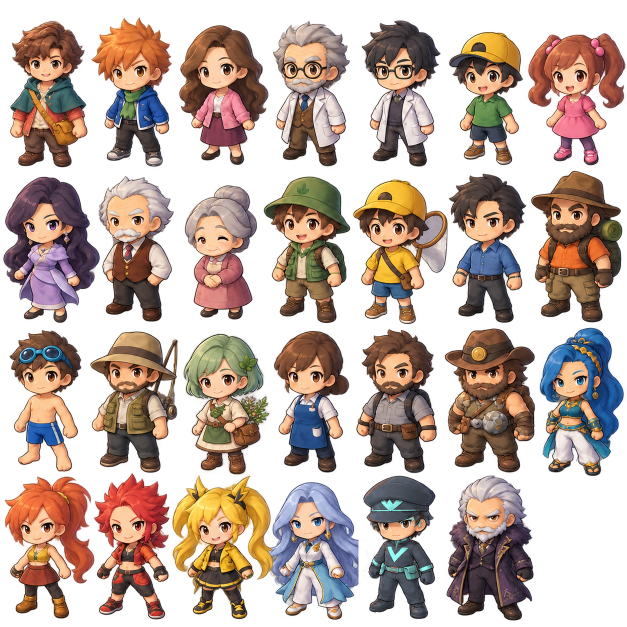
#> input picture assets/generated/characters-original.png, 1254 x 1254 px, given in place of icon.png, which was not available (shown at 1/2 size)
$ python windows-assets.py out.png
#> lines starting #> are read from the running program, lines starting #| are printed output that depends on the picture; pictures that were not available may be replaced by others from this repository, and a replacement may not be noted
"""Create required MSIX icon sizes from the game's existing icon."""
import sys
from pathlib import Path
from PIL import Image
root=Path(__file__).resolve().parent.parent
dest=Path(sys.argv[1]);dest.mkdir(parents=True,exist_ok=True)
src=Image.open(root/'godot/icon.png').convert('RGBA')
#> src is the input picture: PIL image 1254x1254 RGBA; mean R, G, B, A 86.3, 64.8, 53.9, 136.6
for name,size in [('Square44x44Logo',44),('Square150x150Logo',150),('StoreLogo',50)]:
    src.resize((size,size),Image.Resampling.LANCZOS).save(dest/(name+'.png'))
#> this loop made 3 passes
#> pass 1, `src.resize((size,size),Image.Resampling.LANCZOS).save(dest/(name+'.png..`:
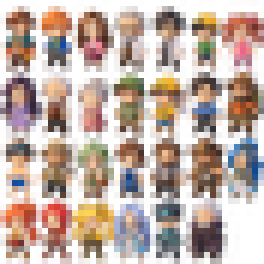
#> saved as Square44x44Logo.png: PIL image 44x44 RGBA (shown 6 times larger); mean R, G, B, A 114.2, 86.7, 72.9, 136.6; transparent parts drawn white
#> pass 2, `src.resize((size,size),Image.Resampling.LANCZOS).save(dest/(name+'.png..`:
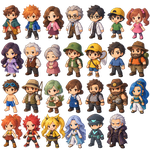
#> saved as Square150x150Logo.png: PIL image 150x150 RGBA; mean R, G, B, A 93.7, 71.7, 60.7, 136.9; transparent parts drawn white
